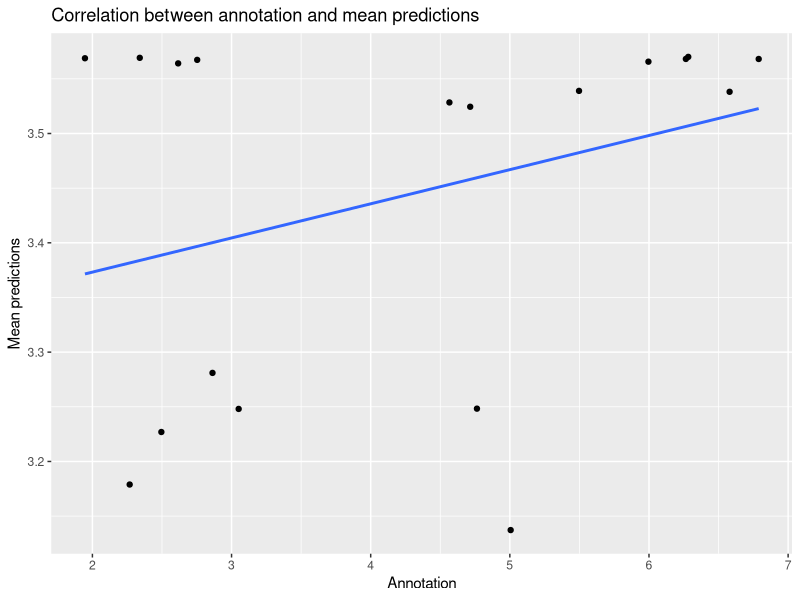

Here is the R script that generated this plot: (Note: this script raises an error after producing the figure.)
## ---- chunk 1
library(ggplot2)
library(dplyr)
# Load the data
data <- read.csv("../posterior_samples/production_posteriorPredictive_test4_empiricalNone.csv")
## ---- chunk 2
# correlation plot
data %>% 
  group_by(sharpness, combination, relevant_property) %>%
  summarise(mean_predictions_by_condition = mean(mean_predictions),
            mean_annotations = mean(annotation_encoded)) %>%
  mutate(n = n())-> data_aggregated

## ---- chunk 3
ggplot(data_aggregated, aes(x = mean_annotations, y = mean_predictions_by_condition)) +
  geom_point() +
  geom_smooth(method = "lm", se = FALSE) +
  labs(title = "Correlation between annotation and mean predictions",
       x = "Annotation",
       y = "Mean predictions")
## ---- chunk 4
ggplot(data, aes(x = , y = mean_predictions)) +
  geom_point() +
  geom_smooth(method = "lm", se = FALSE) +
  labs(title = "Correlation between annotation and mean predictions",
       x = "Annotation",
       y = "Mean predictions")
## ---- chunk 5
cor.test(data_aggregated$mean_predictions_by_condition, data_aggregated$mean_annotations, alternative = "greater")
